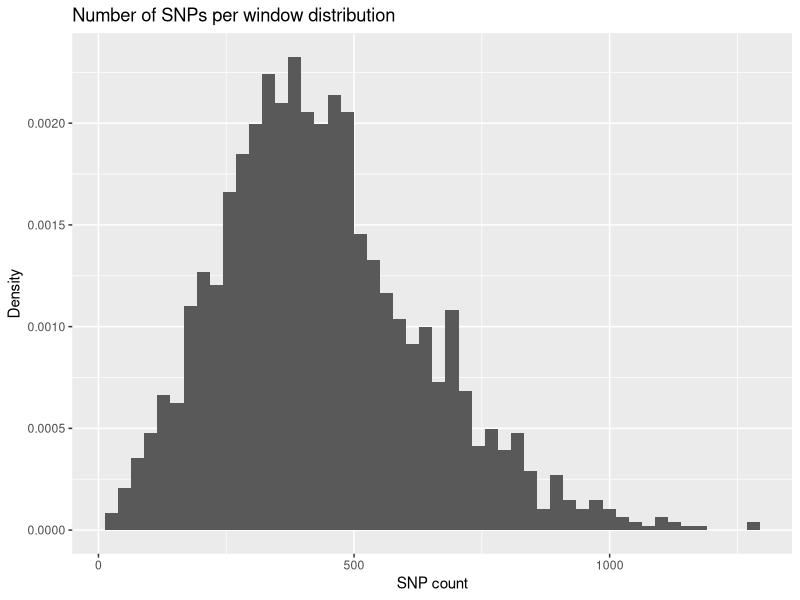
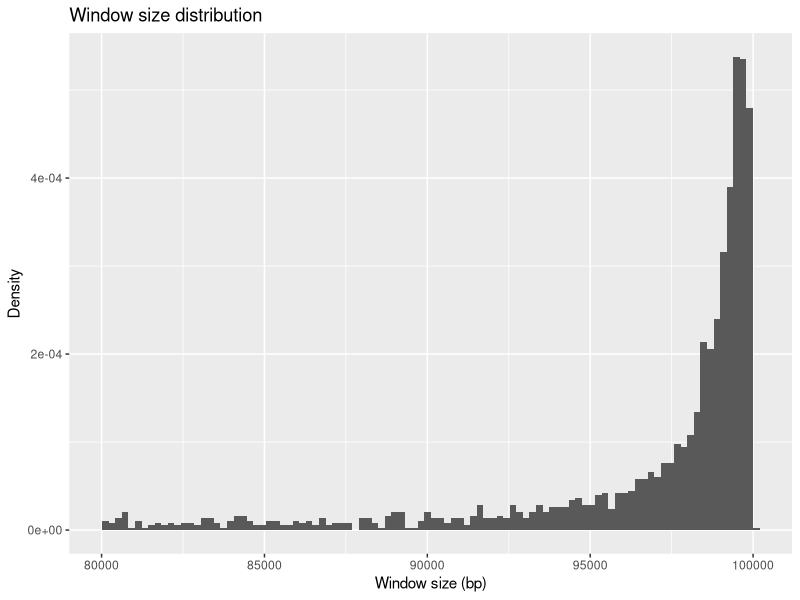
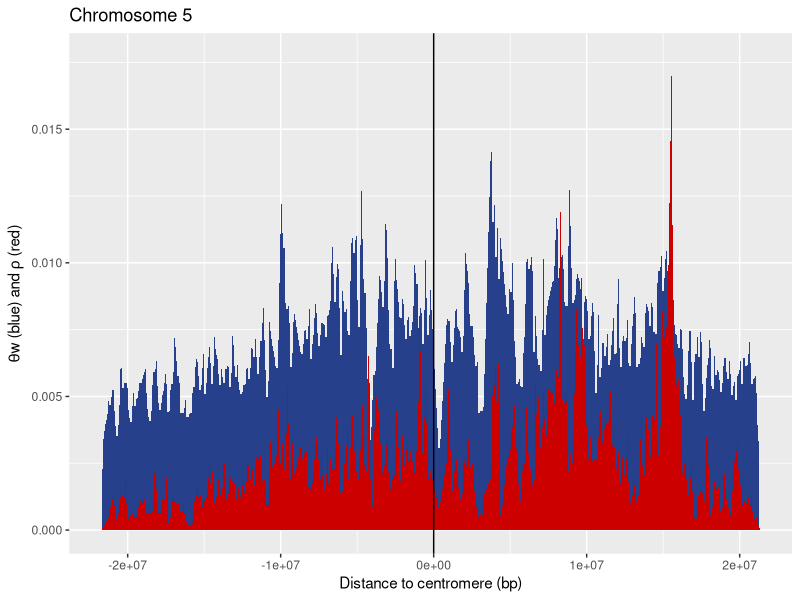
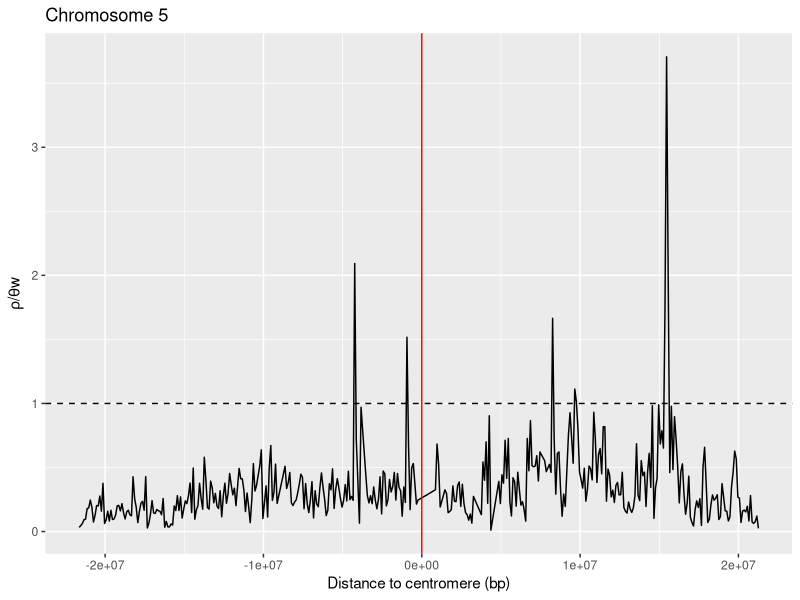
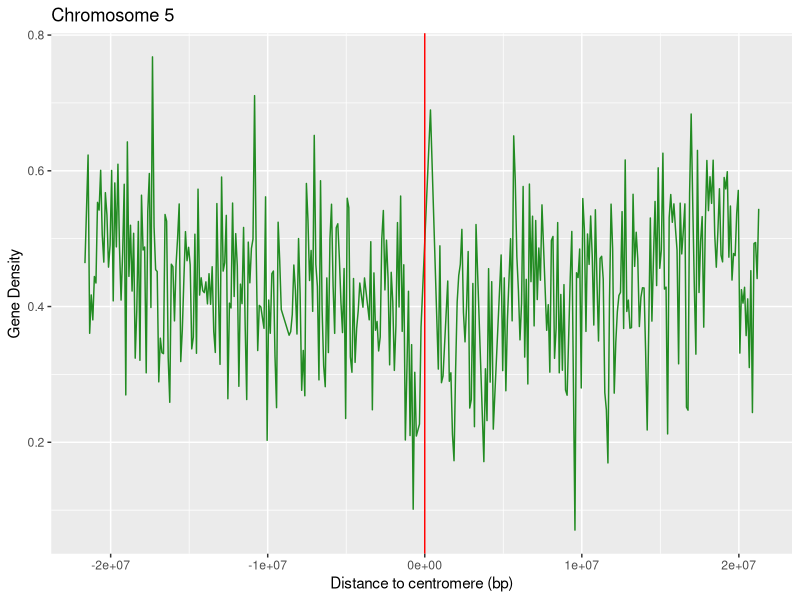
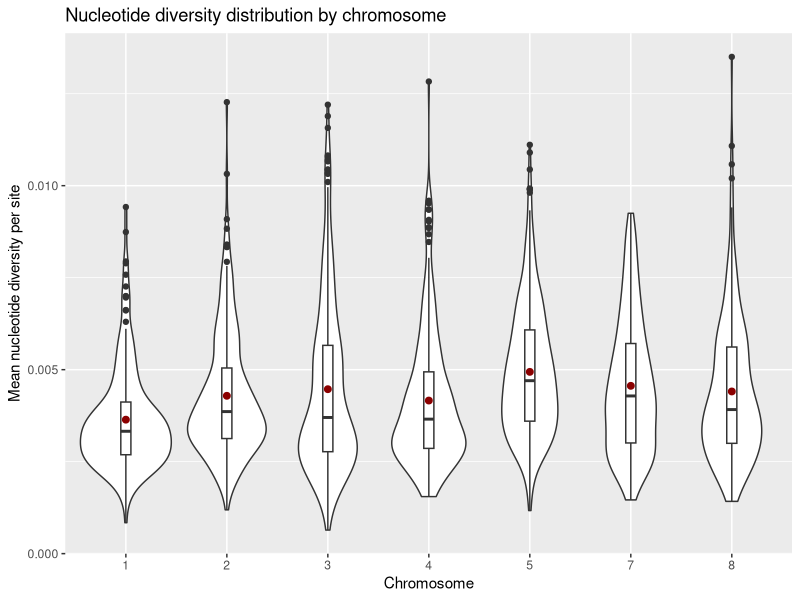
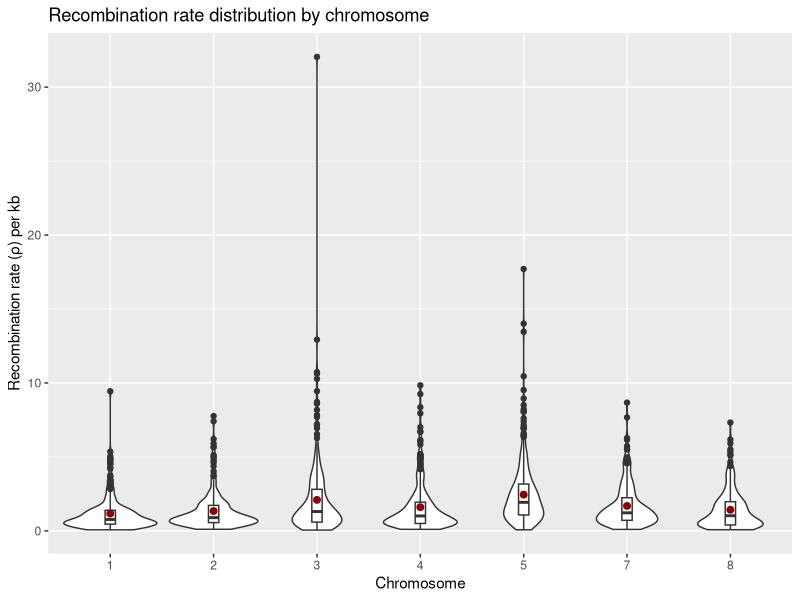
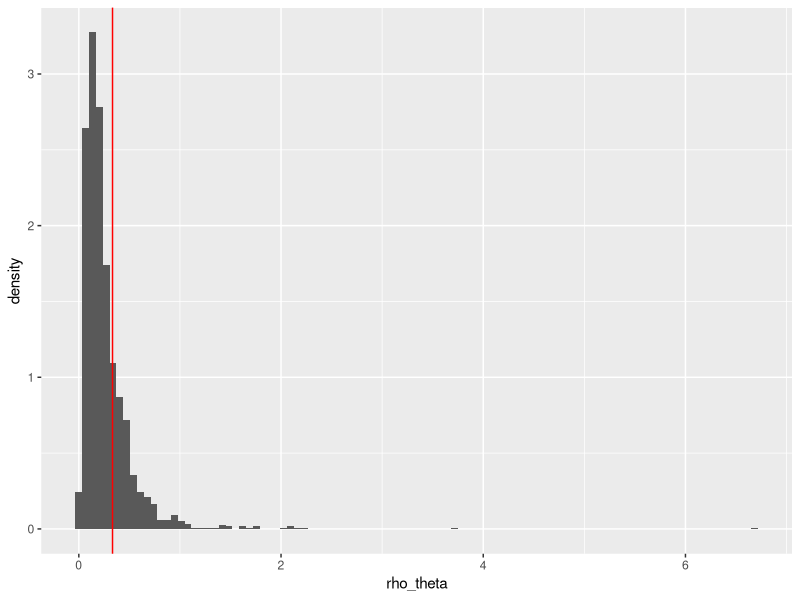

Generate these figures, in order, with R:
## ---- chunk 1
knitr::opts_chunk$set(echo = TRUE)
library(tidyverse)
## ---- chunk 2
data <- read.delim("Data_Mt_DSBionf.csv", sep = ",")
data$chr <- as.factor(data$chr)
plot_data <- data %>% ggplot()
plot_data + geom_histogram(mapping = aes(x = LdH_SNPs, ..density..), bins = 50) + 
    labs(title = "Number of SNPs per window distribution", x = "SNP count", y = "Density")
plot_data + geom_histogram(mapping = aes(x = ldH_win_size, ..density..), bins = 100) +
    labs(title = "Window size distribution", x = "Window size (bp)", y = "Density")
## ---- chunk 3
#Filtering for number of SNPs
lowlim <- mean(data$LdH_SNPs) - 3*sd(data$LdH_SNPs)
highlim <- mean(data$LdH_SNPs) + 3*sd(data$LdH_SNPs)
d <- data %>%
    filter(LdH_SNPs > lowlim) %>%
    filter(LdH_SNPs < highlim)

#Filtering for window size
lowlim <- mean(data$ldH_win_size) - 3*sd(data$ldH_win_size)
highlim <- mean(data$ldH_win_size) + 3*sd(data$ldH_win_size)
d <- data %>%
    filter(ldH_win_size > lowlim) %>%
    filter(ldH_win_size < highlim)
## ---- chunk 4
cat("We keep ", round(dim(d)[1] / dim(data)[1] * 100, digits = 2), "% of the data\n", sep = "")
## ---- chunk 5
plot_chr5 <- d %>% filter(chr == "5") %>% ggplot()

plot_chr5 +
    geom_area(mapping = aes(y = rho_kb / rho_theta / 1000, x = dist_cent), fill = "royalblue4") +
    geom_area(mapping = aes(y = rho_kb / 1000, x = dist_cent), fill = "red3") +
    geom_vline(xintercept = 0) +
    labs(title = "Chromosome 5", x = "Distance to centromere (bp)", 
         y = expression(paste(theta, "w (blue) and ", rho, " (red)")))

plot_chr5 + 
    geom_line(mapping = aes(y = rho_theta, x = dist_cent)) +
    geom_vline(xintercept = 0, color = "red") +
    geom_hline(yintercept = 1, linetype = "dashed") +
    labs(title = "Chromosome 5", x = "Distance to centromere (bp)", 
     y = expression(paste(rho, "/", theta, "w")))

plot_chr5 +
    geom_line(mapping = aes(y = gene_dens, x = dist_cent), color = "forestgreen") +
    geom_vline(xintercept = 0, color = "red") +
    labs(title = "Chromosome 5", x = "Distance to centromere (bp)", 
     y = "Gene Density")
## ---- chunk 6
d %>% ggplot(mapping = aes(x = chr, y = qp.site)) +
    geom_violin() +
    geom_boxplot(width=0.1) +
    stat_summary(fun.y=mean, geom="point", size=2, color = "red4") +
    labs(title = "Nucleotide diversity distribution by chromosome", 
         x = "Chromosome", y = "Mean nucleotide diversity per site")

d %>% ggplot(mapping = aes(x = chr, y = rho_kb)) +
    geom_violin() +
    geom_boxplot(width=0.1) +
    stat_summary(fun.y=mean, geom="point", size=2, color = "red4") +
    labs(title = "Recombination rate distribution by chromosome", 
         x = "Chromosome", y = "Recombination rate (ρ) per kb")
## ---- chunk 7
#Calculate recombination rate median by chromosome
d_chr <- d %>% group_by(chr) %>% 
    summarise(median_rho = median(rho_kb),
              mean_rho = mean(rho_kb)) #calculate recombination rate by chromosome

N = 100
boot_med <- as.data.frame(matrix(data = 0, nrow = N, ncol = length(levels(d$chr))))
colnames(boot_med) <- levels(d$chr)
for (i in levels(d$chr)) {
    d_chr_i <- d %>% filter(chr == i)
    for (n in 1:N) {
        boot_med[n, i] <- median(sample_n(d_chr_i, dim(d_chr_i)[1], replace = T)$rho_kb)
    }
}

CI <- t(apply(boot_med, 2, function(x) quantile(x, c(0.025, 0.975))))
# means <- apply(boot_med, 2, mean)

cbind(d_chr[,c(2)], CI)     #, d_chr[,c(3)], boot_mean = means)
## ---- chunk 8
d %>% ggplot() +
    geom_histogram(aes(x = rho_theta, ..density..), bins = 100) +
    geom_vline(xintercept = 1/3, color = "red") #H0

t.test(x = d$rho_theta, mu = 1/3, alternative = "two.sided")
wilcox.test(x = d$rho_theta, mu = 1/3, alternative = "two.sided")
## ---- chunk 9
theta_kb <- d$rho_kb / d$rho_theta
expected_rho_kb <- theta_kb / 3

d %>% ggplot() +
    geom_area(aes(x = expected_rho_kb, y = ..density..), 
              bins = 100, stat = "bin", fill = "royalblue4") +
    geom_area(aes(x = rho_kb, y = ..density..), stat = "bin", 
              bins = 100, fill = "red2", alpha = 0.7) +
    labs(x = expression(paste(theta, "w (blue) and ", rho, " (red)")))

wilcox.test(x = expected_rho_kb, y = d$rho_kb)
## ---- chunk 10
ggplot(d, aes(x = theta_kb, y = rho_kb)) +
    # ylim(c(0, 12.5)) +     #outliers
    geom_point() +
    geom_smooth(method = "lm")

lm <- lm(d$rho_kb ~ theta_kb)
summary(lm)
## ---- chunk 11
lm <- lm(rho_theta ~ chr, data = d)
anova(lm)
## ---- chunk 12
d %>% ggplot(mapping = aes(x = rho_theta, y = ..density.., color = chr)) +
    geom_freqpoly(bins = 100) +
    geom_vline(xintercept = median(d$rho_theta))
